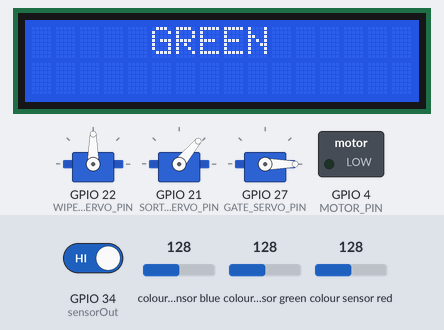
This sketch was run on a simulated ESP32. Shown: 3 × servo, 16×2 character LCD, switched loads named in the sketch (green lamp = pin HIGH). Wiring (inferred from the names in the program): TCS3200 colour sensor: output GPIO 34; S2 GPIO 33; S3 GPIO 32. Inputs (shaded band) come from the test bench; at power-on: GPIO 34 (sensorOut) HIGH, colour sensor blue 128, colour sensor green 128, colour sensor red 128. WiFi joins after 1.5 s; servers stay silent unless stated; no MQTT or app messages arrive unless stated; pins used as bus, display or sensor lines are not drawn; what the sketch prints to the serial monitor is not drawn.

Above: at 14.0 s.
At 14.8 s:
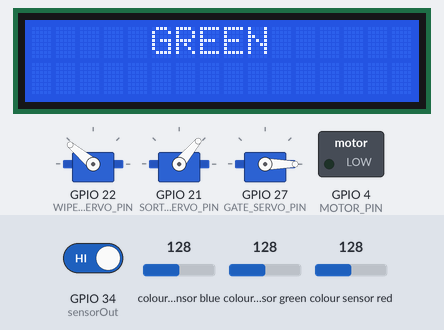
At 15.7 s:
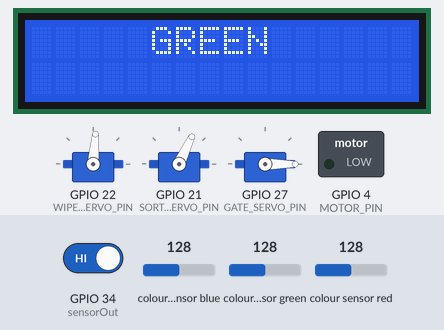
At 16.5 s:
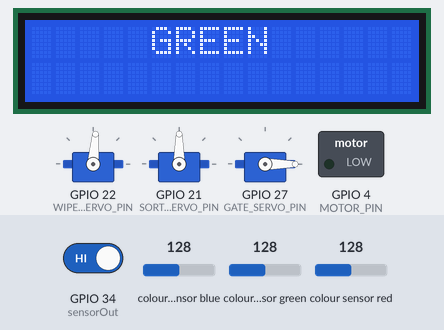
Timing chart, 0 to 18.0 s (numbered marks = the images above):
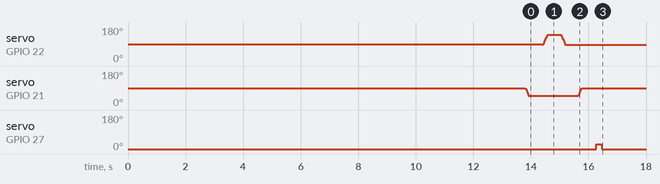

The sketch:

maTohGunTeeFINAL3.ino
```cpp
#include <ESP32Servo.h>
#include <LCD_I2C.h>
#include <WiFi.h>
#include <PubSubClient.h>
#include <Wire.h>

#define S2 33
#define S3 32
#define sensorOut 34
#define WIPER_SERVO_PIN 22
#define SORTER_SERVO_PIN 21
#define GATE_SERVO_PIN 27
#define MOTOR_PIN 4

// Define new port for sdl17 sda16
#define SDA_PIN  16  // กำหนดขา SDA ใหม่ เช่น GPIO4
#define SCL_PIN  17  // กำหนดขา SCL ใหม่ เช่น GPIO5

/* ขอบเขตค่าขั้นต่ำที่ยอมรับว่าเป็นสีจริง ๆ */
#define COLOR_THRESHOLD 210

/* ขอบเขตของสีจากการ Calibration */
int R_Min = 5,  R_Max = 380;
int G_Min = 4,  G_Max = 420;
int B_Min = 4,  B_Max = 350;

volatile unsigned long pulseStart = 0;
volatile unsigned long pulseDuration = 0;
volatile bool pulseCaptured = false;
int Red, Green, Blue;
int redValue, greenValue, blueValue;

LCD_I2C lcd(0x27, 16, 2);
Servo wiperservo;
Servo sorterservo;
Servo gateservo;

int sorterpos = 90;
int wiperpos = 85;
int gate_open = 25;
int gate_close = 0;
int sortedCount = 0;
// ลองแยกตามสี
int redCount = 0;
int greenCount = 0;
int blueCount = 0;

// WiFi and MQTT Config
const char ssid[] = "@JumboPlusIoT";   // Your WiFi SSID
const char pass[] = "thw02dbk";        // Your WiFi Password
const char mqtt_broker[] = "test.mosquitto.org"; // MQTT broker
const char* mqtt_topic = "group2.21/command";
const char mqtt_client_id[] = "mini_project_group_2.21";

WiFiClient espClient;
PubSubClient client(espClient);

int sorterPositions[3] = {15, 50, 90};

void IRAM_ATTR pulseISR() {
    if (digitalRead(sensorOut) == LOW) {
        pulseStart = micros();
    } else {
        pulseDuration = micros() - pulseStart;
        pulseCaptured = true;
    }
}

void connectToWiFi() {
  lcd.setCursor(0, 0);
  lcd.print("Connecting WiFi");
  WiFi.begin(ssid, pass);
  while (WiFi.status() != WL_CONNECTED) {
    delay(500);
    lcd.print(".");
  }
  lcd.setCursor(0, 1);
  lcd.print("WiFi Connected!");
  delay(1000);
}

void reconnectMQTT() {
    while (!client.connected()) {
        Serial.print("Attempting MQTT connection...");
        if (client.connect(mqtt_client_id)) {
            Serial.println("Connected to MQTT!");
            client.subscribe(mqtt_topic);
            client.subscribe("group2.21/reset_count");
            client.subscribe("group2.21/start");  // Subscribe to Start button
            client.subscribe("group2.21/motor_control");  // เพิ่ม Topic MQTT สำหรับควบคุมมอเตอร์
        } else {
            Serial.print("Failed, rc=");
            Serial.print(client.state());
            Serial.println("Trying again in 5 seconds...");
            delay(5000);
        }
    }
}

void mqttCallback(char* topic, byte* payload, unsigned int length) {
    String message = "";
    for (int i = 0; i < length; i++) {
        message += (char)payload[i];
    }
    Serial.println("Received MQTT message: " + message);

    if (String(topic) == "group2.21/start") {  // ปุ่ม Start กด
        Serial.println("Starting sorting process...");

        // เปิด gate เพื่อให้ของเริ่มตกลงมา
        moveServo(gateservo, gate_open);
        delay(200);
        moveServo(gateservo, gate_close);
        delay(200);
    }
    else if (String(topic) == "group2.21/reset_count" || String(topic) == "group2.21/sorted_count_red" || String(topic) == "group2.21/sorted_count_green" || String(topic) == "group2.21/sorted_count_blue") {  // ตรวจจับคำสั่ง Reset
        sortedCount = 0;
        redCount = 0;
        greenCount = 0;
        blueCount = 0;
        Serial.println("Sorted count reset to 0.");

        // อัปเดต MQTT ว่าถูก reset แล้ว
        client.publish("group2.21/sorted_count", "Sorted Count: 0");
        client.publish("group2.21/sorted_count_red", "Sorted Count: 0");
        client.publish("group2.21/sorted_count_green", "Sorted Count: 0");
        client.publish("group2.21/sorted_count_blue", "Sorted Count: 0");

        // อัปเดต LCD
        lcd.setCursor(0, 1);
    }
    else if (String(topic) == "group2.21/motor_control") {
        if (message == "ON") {
            Serial.println("Turning motor ON");
            controlMotor(true);  // เปิดมอเตอร์
        }
        else if (message == "OFF") {
            Serial.println("Turning motor OFF");
            controlMotor(false);  // ปิดมอเตอร์
        }
    }
}

void setup() {
    Wire.begin(SDA_PIN, SCL_PIN);  // เริ่มต้น I2C บนขาใหม่ที่กำหนด
    pinMode(MOTOR_PIN, OUTPUT);
    digitalWrite(MOTOR_PIN, LOW);  // เริ่มต้นให้มอเตอร์ปิดอยู่
    pinMode(S2, OUTPUT);
    pinMode(S3, OUTPUT);
    pinMode(sensorOut, INPUT);

    attachInterrupt(digitalPinToInterrupt(sensorOut), pulseISR, CHANGE);

    Serial.begin(115200);

    // WiFi setup
    connectToWiFi();

    // MQTT setup
    client.setServer(mqtt_broker, 1883);
    client.setCallback(mqttCallback);

    wiperservo.attach(WIPER_SERVO_PIN, 500, 2400);
    sorterservo.attach(SORTER_SERVO_PIN, 500, 2400);
    gateservo.attach(GATE_SERVO_PIN, 500, 2400);

    moveServo(gateservo, gate_close);

    // LCD setup
    lcd.begin();
    lcd.backlight();
    lcd.setCursor(0, 1);

    delay(1000);
}

void smoothServoMove(Servo &servo, int startPos, int endPos, int stepDelay = 3) {
    int step = (startPos < endPos) ? 1 : -1;
    for (int pos = startPos; pos != endPos; pos += step) {
        servo.write(pos);
        delay(stepDelay);
    }
    servo.write(endPos);
}

void loop() {
    if (!client.connected()) {
        reconnectMQTT();  // ตรวจสอบและเชื่อมต่อ MQTT ใหม่ถ้าหลุด
    }
    client.loop();  // เพิ่มให้ทำงานต่อเนื่อง

    Red = getStableColor(getRed);
    redValue = map(constrain(Red, R_Min, R_Max), R_Min, R_Max, 255, 0);
    delay(50);

    Green = getStableColor(getGreen);
    greenValue = map(constrain(Green, G_Min, G_Max), G_Min, G_Max, 255, 0);
    delay(50);

    Blue = getStableColor(getBlue);
    blueValue = map(constrain(Blue, B_Min, B_Max), B_Min, B_Max, 255, 0);
    delay(50);

    lcd.clear();
    delay(50);
    Serial.print("Red: "); Serial.print(redValue);
    Serial.print("  Green: "); Serial.print(greenValue);
    Serial.print("  Blue: "); Serial.println(blueValue);

    String detectedColor = "waiting..";
    int sorterTarget = sorterpos;

    if (redValue >= COLOR_THRESHOLD || greenValue >= COLOR_THRESHOLD || blueValue >= COLOR_THRESHOLD) {
        if (redValue > greenValue && redValue > blueValue) {
            detectedColor = "RED";
            sorterTarget = sorterPositions[0];
            if (detectedColor == "RED") {
                redCount++;  // เพิ่มจำนวนสีแดงที่แยก
                detectedColor = "RED"; // สถานะถูกตั้งค่าเพื่อหลีกเลี่ยงการนับซ้ำ
            }
        } else if (greenValue > redValue && greenValue > blueValue) {
            detectedColor = "GREEN";
            sorterTarget = sorterPositions[1];
            if (detectedColor == "GREEN") {
                greenCount++;  // เพิ่มจำนวนสีเขียวที่แยก
                detectedColor = "GREEN";
            }
        } else if (blueValue > redValue && blueValue > greenValue) {
            detectedColor = "BLUE";
            sorterTarget = sorterPositions[2];
            if (detectedColor == "BLUE") {
                blueCount++;  // เพิ่มจำนวนสีน้ำเงินที่แยก
                detectedColor = "BLUE";
            }
        }
    }

    lcd.print("     " + detectedColor);

    if (detectedColor != "waiting..") {
        Serial.println("Moving sorter servo...");
        smoothServoMove(sorterservo, sorterpos, sorterTarget);  // ใช้ smoothServoMove แทน moveServo
        sorterpos = sorterTarget;  // อัปเดตตำแหน่งของเซอร์โว
        delay(500);

        Serial.println("Moving wiper servo...");
        smoothServoMove(wiperservo, wiperpos, 140);
        delay(450);
        smoothServoMove(wiperservo, 140, wiperpos);
        delay(450);

        //นับจำนวนชิ้นที่ถูกแยก
        sortedCount++;
        Serial.print("Total sorted items: ");
        Serial.println(sortedCount);

        // ส่งค่าจำนวนชิ้นที่ถูกแยกไปยัง MQTT
        String countData = "Sorted Count: " + String(sortedCount);
        client.publish("group2.21/sorted_count", countData.c_str());

        String REDcountData = "Sorted Count: " + String(redCount);
        client.publish("group2.21/sorted_count_red", REDcountData.c_str());
        Serial.println(REDcountData);

        String GREENcountData = "Sorted Count: " + String(greenCount);
        client.publish("group2.21/sorted_count_green", GREENcountData.c_str());
        Serial.println(GREENcountData);

        String BLUEcountData = "Sorted Count: " + String(blueCount);
        client.publish("group2.21/sorted_count_blue", BLUEcountData.c_str());
        Serial.println(BLUEcountData);


        Serial.println("Moving sorter servo back...");
        smoothServoMove(sorterservo, sorterTarget, 90);
        delay(500);

        Serial.println("Opening gate...");
        moveServo(gateservo, gate_open);
        delay(200);

        Serial.println("Closing gate...");
        moveServo(gateservo, gate_close);
        delay(200);
    }
    delay(500);
}

void moveServo(Servo &servo, int angle) {
    servo.write(angle);
}

void controlMotor(bool state) {
    if (state) {
        digitalWrite(MOTOR_PIN, HIGH);  // เปิดมอเตอร์
    } else {
        digitalWrite(MOTOR_PIN, LOW);   // ปิดมอเตอร์
    }
}

int getStableColor(int (*getColor)()) {
    const int numReadings = 8;
    int readings[numReadings];

    for (int i = 0; i < numReadings; i++) {
        readings[i] = getColor();
        delay(5);
    }

    std::sort(readings, readings + numReadings);
    return readings[numReadings / 2];
}

int getRed() {
    digitalWrite(S2, LOW);
    digitalWrite(S3, LOW);
    delay(10);
    return readPulse();
}

int getGreen() {
    digitalWrite(S2, HIGH);
    digitalWrite(S3, HIGH);
    delay(10);
    return readPulse();
}

int getBlue() {
    digitalWrite(S2, LOW);
    digitalWrite(S3, HIGH);
    delay(10);
    return readPulse();
}

int readPulse() {
    pulseCaptured = false;
    while (!pulseCaptured);
    return pulseDuration;
}
```

Measured:
- by itself, servo on GPIO 27 (GATE_SERVO_PIN): 0° → 25° at 16.3 s, → 0° 0.20 s later
